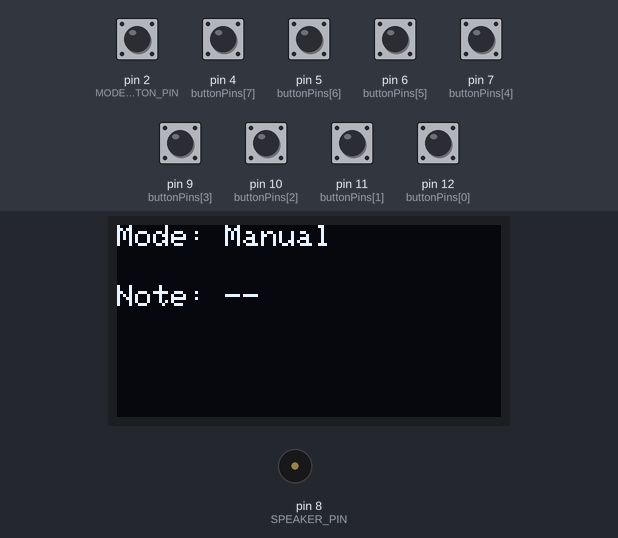
This sketch was run on a simulated Arduino Uno, built with avr-gcc and run on an emulated ATmega328P. On the bench: 128×64 one-colour display, buzzer (waves = sounding). The inputs (shaded band) are chosen by the test bench; at power-on: pin 2 (MODE_BUTTON_PIN), pin 4 (buttonPins[7]), pin 5 (buttonPins[6]), pin 6 (buttonPins[5]), pin 7 (buttonPins[4]), pin 9 (buttonPins[3]), pin 10 (buttonPins[2]), pin 11 (buttonPins[1]), pin 12 (buttonPins[0]) HIGH.

Above: at 1.2 s.
1.3 s: pin 2 (MODE_BUTTON_PIN) pulled LOW for 0.15 s
At 1.78 s:
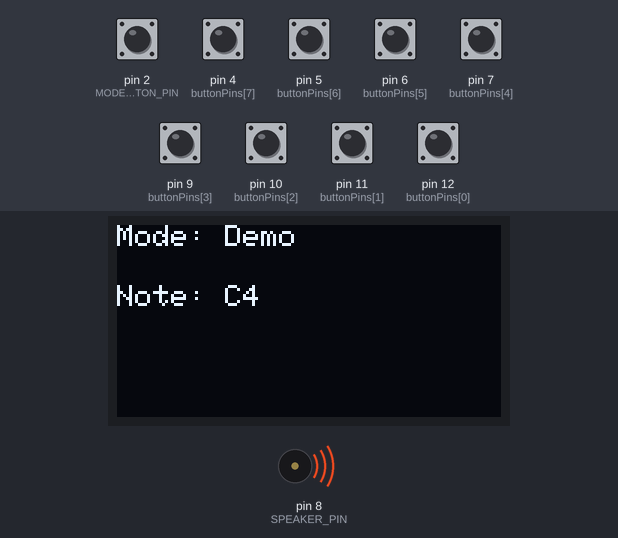
4.4 s: pin 2 (MODE_BUTTON_PIN) pulled LOW for 1 s
At 5.7 s:
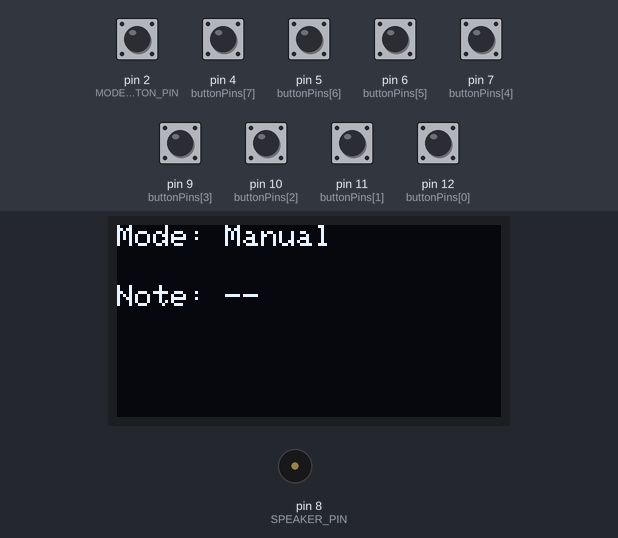
6.9 s: pin 4 (buttonPins[7]) pulled LOW for 0.15 s
At 7.01 s:
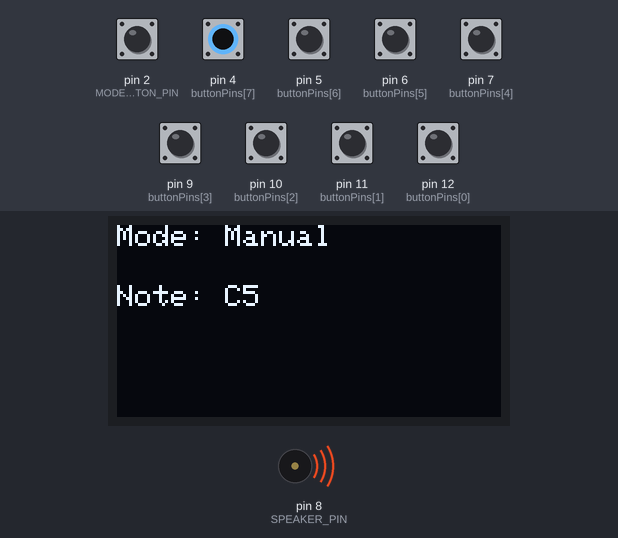
8.6 s: pin 5 (buttonPins[6]) pulled LOW for 0.15 s
At 9.4 s:
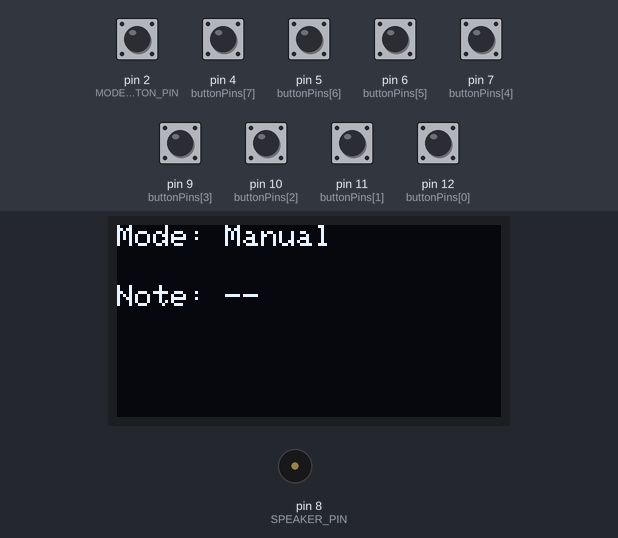
10.2 s: pin 6 (buttonPins[5]) pulled LOW for 0.15 s
At 10.31 s:
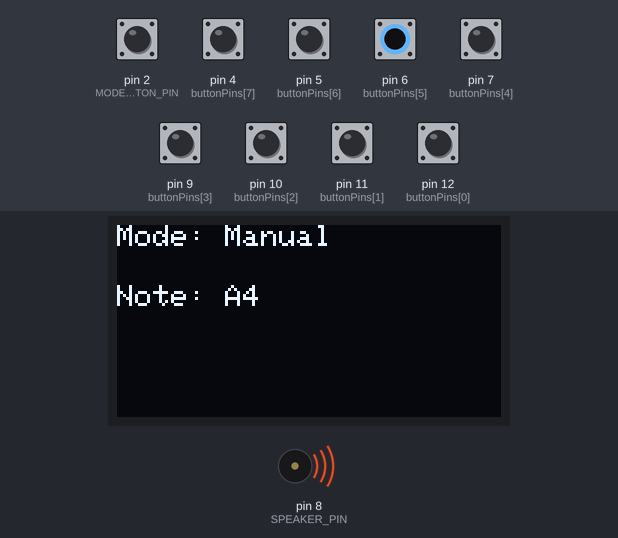
11.8 s: pin 7 (buttonPins[4]) pulled LOW for 0.15 s
At 12.3 s:
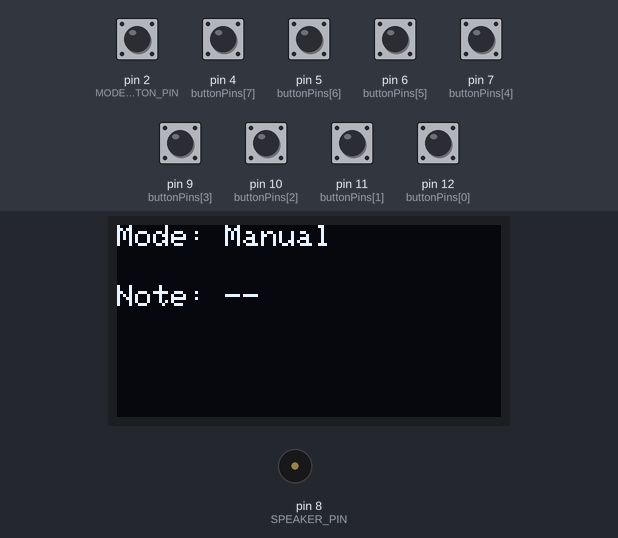
Timing chart, 0 to 14.4 s (numbered marks = the images above; inputs shaded):
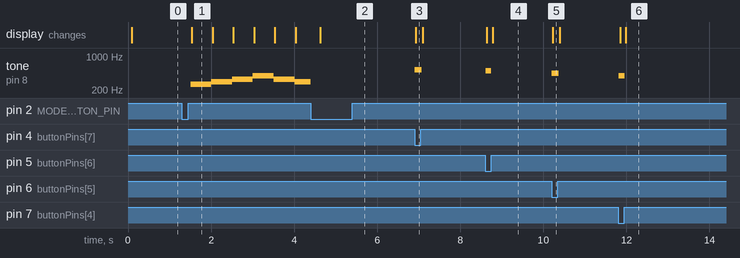

The sketch:

mini_piano_.ino
```cpp
/**
   Mini piano for Arduino (OLED + Mode Button Version)

   Added:
   - SSD1306 OLED display (I2C)
   - Mode button (D2) to switch between manual play and auto demo
   - OLED shows current mode and current note
   - Auto demo uses non-blocking millis() timing (can exit immediately)
*/

#include "pitches.h"
#include <Wire.h>
#include <Adafruit_GFX.h>
#include <Adafruit_SSD1306.h>

// ================= 基本引脚定义 =================
#define SPEAKER_PIN 8          // 蜂鸣器
#define MODE_BUTTON_PIN 2      // 模式切换按钮（D2）

// ================= OLED 参数 =================
#define SCREEN_WIDTH 128
#define SCREEN_HEIGHT 64
#define OLED_RESET -1

Adafruit_SSD1306 display(SCREEN_WIDTH, SCREEN_HEIGHT, &Wire, OLED_RESET);

// ================= 钢琴按键 =================
const uint8_t buttonPins[] = { 12, 11, 10, 9, 7, 6, 5, 4 };
const int buttonTones[] = {
  NOTE_C4, NOTE_D4, NOTE_E4, NOTE_F4,
  NOTE_G4, NOTE_A4, NOTE_B4, NOTE_C5
};
const char* noteNames[] = {
  "C4", "D4", "E4", "F4",
  "G4", "A4", "B4", "C5"
};

const int numTones = sizeof(buttonPins) / sizeof(buttonPins[0]);

// ================= 模式控制变量 =================
bool demoMode = false;                 // false = 手动演奏，true = 自动演奏
bool lastModeButtonState = HIGH;       // 上一次按钮状态（用于检测按下）

// ================= 自动演奏旋律 =================
const int demoMelody[] = {
  NOTE_C4, NOTE_D4, NOTE_E4, NOTE_G4,
  NOTE_E4, NOTE_D4, NOTE_C4
};
const char* demoNoteNames[] = {
  "C4", "D4", "E4", "G4",
  "E4", "D4", "C4"
};
const int demoLength = sizeof(demoMelody) / sizeof(demoMelody[0]);

// ================= 自动演奏状态变量（关键） =================
unsigned long lastNoteTime = 0;        // 上一次播放音符的时间
const unsigned long noteInterval = 500; // 每个音符持续时间（ms）
int demoIndex = 0;                     // 当前播放到第几个音符

// 当前音符（用于 OLED 显示）
const char* currentNote = "--";

// ================= 初始化 =================
void setup() {
  // 钢琴按键初始化（内部上拉）
  for (uint8_t i = 0; i < numTones; i++) {
    pinMode(buttonPins[i], INPUT_PULLUP);
  }

  pinMode(SPEAKER_PIN, OUTPUT);
  pinMode(MODE_BUTTON_PIN, INPUT_PULLUP);

  // OLED 初始化
  if (!display.begin(SSD1306_SWITCHCAPVCC, 0x3C)) {
    while (true);  // OLED 初始化失败则停止
  }

  display.clearDisplay();
  display.setTextSize(1);
  display.setTextColor(SSD1306_WHITE);
  display.setCursor(0, 0);
  display.println("Mini Piano Ready");
  display.display();
}

// ================= 主循环 =================
void loop() {
  // ---------- 模式按钮检测（边沿触发） ----------
  bool modeButtonState = digitalRead(MODE_BUTTON_PIN);
  if (modeButtonState == LOW && lastModeButtonState == HIGH) {
    demoMode = !demoMode;     // 切换模式
    noTone(SPEAKER_PIN);      // 切换时停止当前声音
    demoIndex = 0;            // 重置自动演奏位置
    delay(200);               // 简单消抖
  }
  lastModeButtonState = modeButtonState;

  // ---------- 根据模式执行 ----------
  if (demoMode) {
    playDemoMode();
  } else {
    playManualMode();
  }
}

// ================= 手动演奏模式 =================
void playManualMode() {
  bool keyPressed = false;

  display.clearDisplay();
  display.setCursor(0, 0);
  display.println("Mode: Manual");

  // 检测钢琴按键
  for (uint8_t i = 0; i < numTones; i++) {
    if (digitalRead(buttonPins[i]) == LOW) {
      tone(SPEAKER_PIN, buttonTones[i]);
      currentNote = noteNames[i];
      keyPressed = true;
      break;   // 只播放一个音符
    }
  }

  // 没有按键则停止发声
  if (!keyPressed) {
    noTone(SPEAKER_PIN);
    currentNote = "--";
  }

  // OLED 显示音符
  display.setCursor(0, 20);
  display.print("Note: ");
  display.println(currentNote);
  display.display();
}

// ================= 自动演奏模式（非阻塞） =================
void playDemoMode() {
  unsigned long currentTime = millis();

  // 到达时间间隔，播放下一个音符
  if (currentTime - lastNoteTime >= noteInterval) {
    lastNoteTime = currentTime;

    tone(SPEAKER_PIN, demoMelody[demoIndex]);
    currentNote = demoNoteNames[demoIndex];

    // OLED 显示
    display.clearDisplay();
    display.setCursor(0, 0);
    display.println("Mode: Demo");
    display.setCursor(0, 20);
    display.print("Note: ");
    display.println(currentNote);
    display.display();

    demoIndex++;

    // 播放完一轮后从头开始
    if (demoIndex >= demoLength) {
      demoIndex = 0;
    }
  }
}
```

pitches.h
```cpp
  /**************************************************
   This file defines constants with the frequency
   of different musical notes.
 *************************************************/

#define NOTE_B0  31
#define NOTE_C1  33
#define NOTE_CS1 35
#define NOTE_D1  37
#define NOTE_DS1 39
#define NOTE_E1  41
#define NOTE_F1  44
#define NOTE_FS1 46
#define NOTE_G1  49
#define NOTE_GS1 52
#define NOTE_A1  55
#define NOTE_AS1 58
#define NOTE_B1  62
#define NOTE_C2  65
#define NOTE_CS2 69
#define NOTE_D2  73
#define NOTE_DS2 78
#define NOTE_E2  82
#define NOTE_F2  87
#define NOTE_FS2 93
#define NOTE_G2  98
#define NOTE_GS2 104
#define NOTE_A2  110
#define NOTE_AS2 117
#define NOTE_B2  123
#define NOTE_C3  131
#define NOTE_CS3 139
#define NOTE_D3  147
#define NOTE_DS3 156
#define NOTE_E3  165
#define NOTE_F3  175
#define NOTE_FS3 185
#define NOTE_G3  196
#define NOTE_GS3 208
#define NOTE_A3  220
#define NOTE_AS3 233
#define NOTE_B3  247
#define NOTE_C4  262
#define NOTE_CS4 277
#define NOTE_D4  294
#define NOTE_DS4 311
#define NOTE_E4  330
#define NOTE_F4  349
#define NOTE_FS4 370
#define NOTE_G4  392
#define NOTE_GS4 415
#define NOTE_A4  440
#define NOTE_AS4 466
#define NOTE_B4  494
#define NOTE_C5  523
#define NOTE_CS5 554
#define NOTE_D5  587
#define NOTE_DS5 622
#define NOTE_E5  659
#define NOTE_F5  698
#define NOTE_FS5 740
#define NOTE_G5  784
#define NOTE_GS5 831
#define NOTE_A5  880
#define NOTE_AS5 932
#define NOTE_B5  988
#define NOTE_C6  1047
#define NOTE_CS6 1109
#define NOTE_D6  1175
#define NOTE_DS6 1245
#define NOTE_E6  1319
#define NOTE_F6  1397
#define NOTE_FS6 1480
#define NOTE_G6  1568
#define NOTE_GS6 1661
#define NOTE_A6  1760
#define NOTE_AS6 1865
#define NOTE_B6  1976
#define NOTE_C7  2093
#define NOTE_CS7 2217
#define NOTE_D7  2349
#define NOTE_DS7 2489
#define NOTE_E7  2637
#define NOTE_F7  2794
#define NOTE_FS7 2960
#define NOTE_G7  3136
#define NOTE_GS7 3322
#define NOTE_A7  3520
#define NOTE_AS7 3729
#define NOTE_B7  3951
#define NOTE_C8  4186
#define NOTE_CS8 4435
#define NOTE_D8  4699
#define NOTE_DS8 4978
```

Measured:
- after the input at 1.3 s, tone on pin 8 (SPEAKER_PIN): plays 262 Hz for 0.50 s, 294 Hz for 0.50 s, 330 Hz for 0.50 s, 392 Hz for 0.50 s, 330 Hz for 0.50 s, 294 Hz for 0.39 s, starting after 0.21 s; the display: changes after 0.24 s (image 1)
- after the input at 4.4 s, the display: changes after 0.23 s (image 2)
- after the input at 6.9 s, tone on pin 8 (SPEAKER_PIN): silent → 523 Hz at once, → silent 0.17 s later; the display: changes at once (image 3)
- after the input at 8.6 s, tone on pin 8 (SPEAKER_PIN): silent → 494 Hz at once, → silent 0.14 s later; the display: first changes at once (image 4 shows a later state)
- after the input at 10.2 s, tone on pin 8 (SPEAKER_PIN): silent → 440 Hz at once, → silent 0.17 s later; the display: changes at once (image 5)
- after the input at 11.8 s, tone on pin 8 (SPEAKER_PIN): silent → 392 Hz at once, → silent 0.14 s later; the display: first changes after 0.05 s (image 6 shows a later state)
